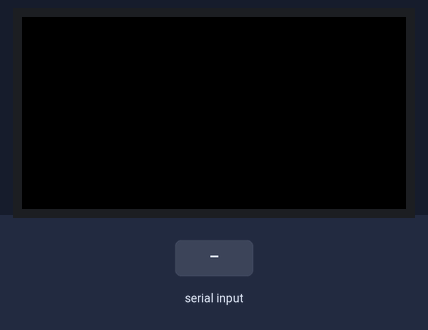
Bench run of a sketch on a simulated ESP32. Shown: 64×32 colour display. Inputs (shaded band) come from the test bench.

Above: at 1.2 s.
1.3 s: "1\n" received over Serial
At 1.7 s:
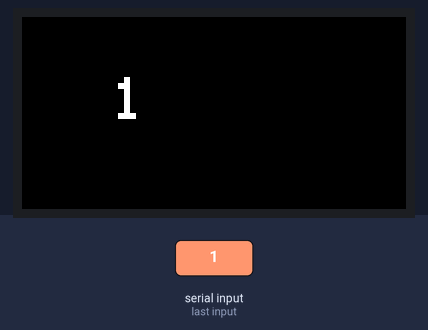
2.8 s: "0\n" received over Serial
At 4.0 s:
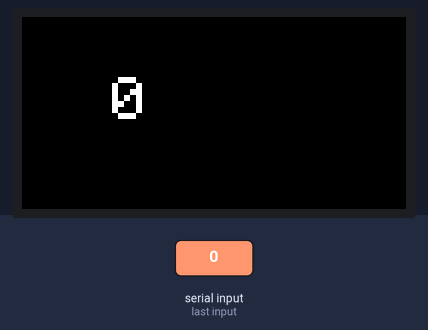
4.3 s: "2\n" received over Serial
At 5.2 s:
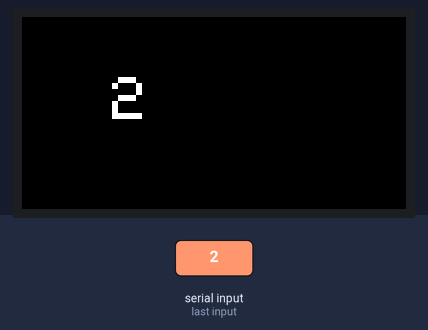
Timing chart, 0 to 7.3 s (numbered marks = the images above; inputs shaded):
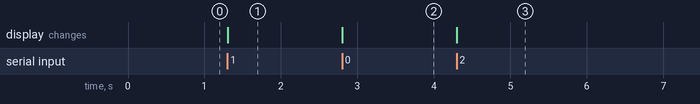

Measured:
- after the input at 1.3 s, the display: changes at once (image 1)
- after the input at 2.8 s, the display: changes at once (image 2)
- after the input at 4.3 s, the display: changes at once (image 3)

The sketch:

LED_pannel.ino
```cpp
#include <Adafruit_GFX.h>
#include <P3RGB64x32MatrixPanel.h>
#include "esp_task_wdt.h"

// LED matrix configuration
P3RGB64x32MatrixPanel matrix(25, 26, 27, 21, 22, 0, 15, 32, 33, 12, 5, 23, 4);

// Constants
#define MAX_INPUT_LENGTH 64 // Maximum input string length
#define WATCHDOG_TIMEOUT 10 // Watchdog timeout in seconds

// Variables
char InputString[MAX_INPUT_LENGTH] = ""; // Input buffer
int inputIndex = 0;                      // Current position in the input buffer
bool newInputReceived = false;           // Flag for new input

void setup() {
  // Initialize serial communication
  Serial.begin(115200);

  // Initialize LED matrix
  matrix.begin();
  matrix.fillScreen(0); // Clear the screen

  // Initialize watchdog timer
  esp_task_wdt_init(WATCHDOG_TIMEOUT, false); // Set timeout and disable panic
  esp_task_wdt_add(NULL);                     // Add the main task to WDT monitoring
}

void loop() {
  esp_task_wdt_reset(); // Reset the watchdog timer

  // Check for serial data
  if (Serial.available()) {
    char c = Serial.read(); // Read one character from the serial input
    esp_task_wdt_reset();   // Reset watchdog during input processing

    if (c == '\n') {        // If newline character is received
      InputString[inputIndex] = '\0'; // Null-terminate the string

      // Clear the screen and display the received string
      matrix.fillScreen(0);
      matrix.setCursor(15, 10);
      matrix.print(InputString);

      // Reset input buffer and flag
      inputIndex = 0;
      newInputReceived = true;
    } else if (inputIndex < MAX_INPUT_LENGTH - 1) {
      InputString[inputIndex++] = c; // Add character to buffer
    } else {
      // Handle buffer overflow
      Serial.println("Error: Input too long!");
      inputIndex = 0; // Reset the buffer
    }
  }

  // Add a small delay to avoid continuous CPU usage
  delay(1);
}
```
